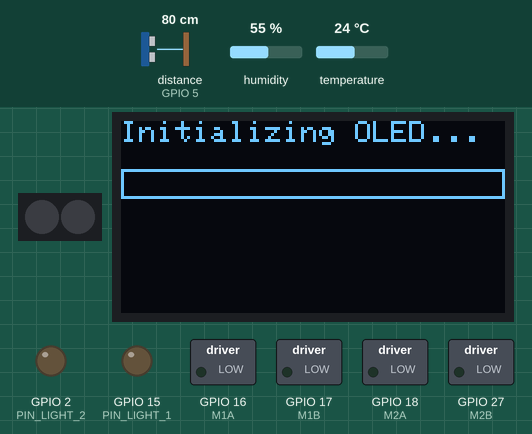
A sketch run on a simulated ESP32. Shown: 2 RGB LEDs in strip order, left to right, 128×64 one-colour display, switched loads named in the sketch (green lamp = pin HIGH), output pins drawn as LEDs (lit = HIGH). Wiring (inferred from the names in the program): ultrasonic range finder: trigger GPIO 5; echo GPIO 5. Inputs (shaded band) come from the test bench; at power-on: distance to the obstacle (sensor on GPIO 5) 80 cm, humidity 55 %, temperature 24 °C. The echo pulse lasts 58.3 µs per cm; nothing arrives over Bluetooth unless stated; a phone connects over Bluetooth LE 3 s after start.

Above: at 0.1 s.
At 0.7 s:
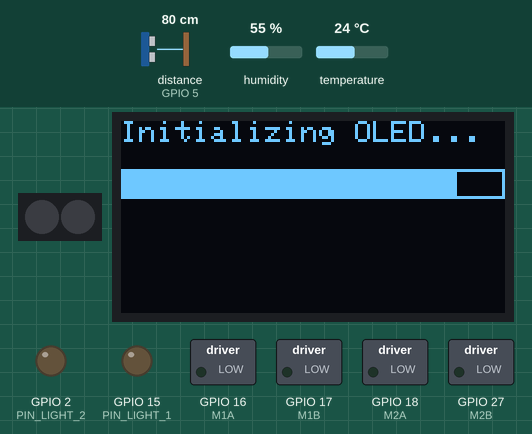
At 1.1 s:
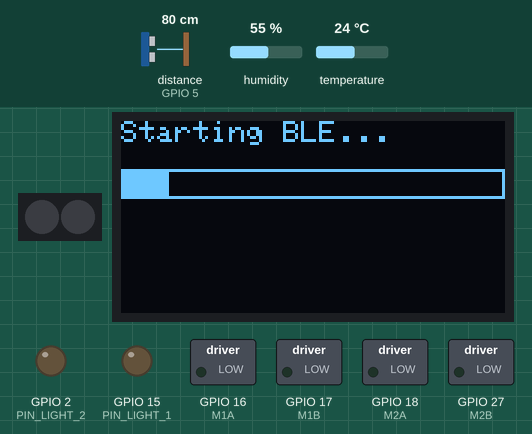
At 2.0 s:
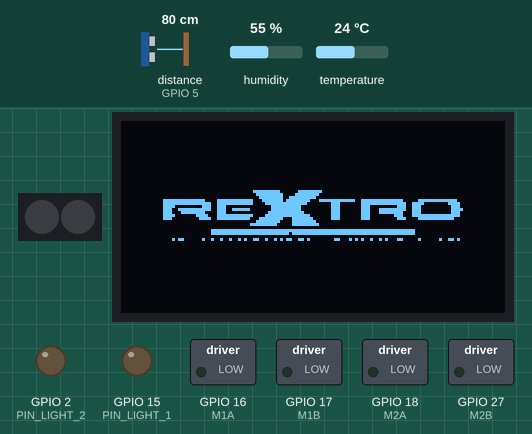
At 3.0 s:
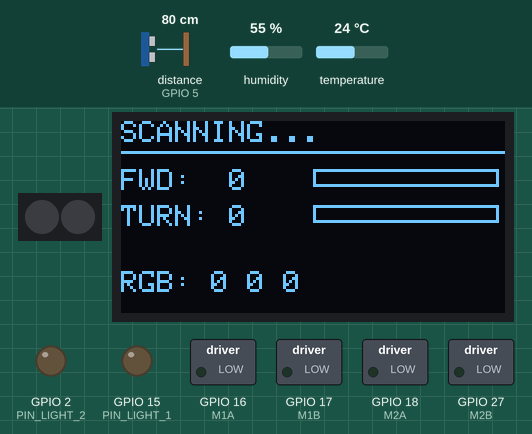
At 6.0 s:
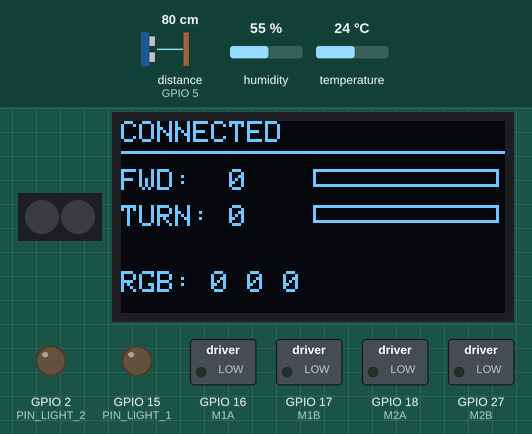

Measured:
- what the display in image 3 shows lasts 1.1 s, from 1.9 s to 3.0 s
- what the display in image 4 shows lasts 2.9 s, from 3.0 s to 5.9 s

The sketch:

ESP_code.ino
```cpp
/*
 * DPBot PRO Controller (ESP32) - Full Duplex
 * Modified: Added Boot Bars + Live Status Bars + RGB Display
 * UPDATE: Forward/Backward Logic Interchanged
 */

#include <BLEDevice.h>
#include <BLEServer.h>
#include <BLEUtils.h>
#include <BLE2902.h>
#include <Wire.h>
#include <Adafruit_GFX.h>
#include <Adafruit_SSD1306.h>
#include <Adafruit_NeoPixel.h>
#include <DHT.h>

// --- PIN CONFIGURATION ---
// Motors
const int M1A = 16; const int M1B = 17; // Left Motor
const int M2A = 18; const int M2B = 27; // Right Motor

// Components
#define PIN_RGB     14
#define PIN_DHT     26
#define PIN_US      5    // Single Pin for Ultrasonic (Trigger + Echo)

// Headlights (Dual Pins)
#define PIN_LIGHT_1 15   // Headlight A
#define PIN_LIGHT_2 2    // Headlight B

// --- OBJECTS & SETTINGS ---
#define DHTTYPE DHT11
DHT dht(PIN_DHT, DHTTYPE);

#define NUMPIXELS 2
Adafruit_NeoPixel pixels(NUMPIXELS, PIN_RGB, NEO_GRB + NEO_KHZ800);

// OLED
#define SCREEN_WIDTH 128
#define SCREEN_HEIGHT 64
#define OLED_RESET -1
Adafruit_SSD1306 oled(SCREEN_WIDTH, SCREEN_HEIGHT, &Wire, OLED_RESET);

// BLE UUIDs
#define BLE_NAME "DPBot Pro #2"
#define SERVICE_UUID        "4fafc201-1fb5-459e-8fcc-c5c9c331914b"
#define CHAR_UUID           "beb5483e-36e1-4688-b7f5-ea07361b26a8"

// Variables
BLECharacteristic *pCharacteristic;
bool deviceConnected = false;
unsigned long lastCommandTime = 0;
unsigned long lastSensorRead = 0;

// Input State
int8_t valFwd = 0;
int8_t valTurn = 0;
uint8_t valR = 0, valG = 0, valB = 0;
uint8_t valLight = 0;

// Sensor State
int currentDist = 0;
int currentTemp = 0;

// PWM Channels
const int ch_M1A = 0; const int ch_M1B = 1;
const int ch_M2A = 2; const int ch_M2B = 3;

// --- BOOT LOGO (Robot Face) ---
const unsigned char epd_bitmap_Logo [] PROGMEM = {
  	0x00, 0x00, 0x00, 0x00, 0x00, 0x00, 0x00, 0x00, 0x00, 0x00, 0x00, 0x00, 0x00, 0x00, 0x00, 0x00,
	0x00, 0x00, 0x00, 0x00, 0x00, 0x00, 0x00, 0x00, 0x00, 0x00, 0x00, 0x00, 0x00, 0x00, 0x00, 0x00,
	0x00, 0x00, 0x00, 0x00, 0x00, 0x00, 0x00, 0x00, 0x00, 0x00, 0x00, 0x00, 0x00, 0x00, 0x00, 0x00,
	0x00, 0x00, 0x00, 0x00, 0x00, 0x00, 0x00, 0x00, 0x00, 0x00, 0x00, 0x00, 0x00, 0x00, 0x00, 0x00,
	0x00, 0x00, 0x00, 0x00, 0x00, 0x00, 0x00, 0x00, 0x00, 0x00, 0x00, 0x00, 0x00, 0x00, 0x00, 0x00,
	0x00, 0x00, 0x00, 0x00, 0x00, 0x00, 0x00, 0x00, 0x00, 0x00, 0x00, 0x00, 0x00, 0x00, 0x00, 0x00,
	0x00, 0x00, 0x00, 0x00, 0x00, 0x00, 0x00, 0x00, 0x00, 0x00, 0x00, 0x00, 0x00, 0x00, 0x00, 0x00,
	0x00, 0x00, 0x00, 0x00, 0x00, 0x00, 0x00, 0x00, 0x00, 0x00, 0x00, 0x00, 0x00, 0x00, 0x00, 0x00,
	0x00, 0x00, 0x00, 0x00, 0x00, 0x00, 0x00, 0x00, 0x00, 0x00, 0x00, 0x00, 0x00, 0x00, 0x00, 0x00,
	0x00, 0x00, 0x00, 0x00, 0x00, 0x00, 0x00, 0x00, 0x00, 0x00, 0x00, 0x00, 0x00, 0x00, 0x00, 0x00,
	0x00, 0x00, 0x00, 0x00, 0x00, 0x00, 0x00, 0x00, 0x00, 0x00, 0x00, 0x00, 0x00, 0x00, 0x00, 0x00,
	0x00, 0x00, 0x00, 0x00, 0x00, 0x00, 0x00, 0x00, 0x00, 0x00, 0x00, 0x00, 0x00, 0x00, 0x00, 0x00,
	0x00, 0x00, 0x00, 0x00, 0x00, 0x00, 0x00, 0x00, 0x00, 0x00, 0x00, 0x00, 0x00, 0x00, 0x00, 0x00,
	0x00, 0x00, 0x00, 0x00, 0x00, 0x00, 0x00, 0x00, 0x00, 0x00, 0x00, 0x00, 0x00, 0x00, 0x00, 0x00,
	0x00, 0x00, 0x00, 0x00, 0x00, 0x00, 0x00, 0x00, 0x00, 0x00, 0x00, 0x00, 0x00, 0x00, 0x00, 0x00,
	0x00, 0x00, 0x00, 0x00, 0x00, 0x00, 0x00, 0x00, 0x00, 0x00, 0x00, 0x00, 0x00, 0x00, 0x00, 0x00,
	0x00, 0x00, 0x00, 0x00, 0x00, 0x00, 0x00, 0x00, 0x00, 0x00, 0x00, 0x00, 0x00, 0x00, 0x00, 0x00,
	0x00, 0x00, 0x00, 0x00, 0x00, 0x00, 0x00, 0x00, 0x00, 0x00, 0x00, 0x00, 0x00, 0x00, 0x00, 0x00,
	0x00, 0x00, 0x00, 0x00, 0x00, 0x00, 0x00, 0x00, 0x00, 0x00, 0x00, 0x00, 0x00, 0x00, 0x00, 0x00,
	0x00, 0x00, 0x00, 0x00, 0x00, 0x00, 0x00, 0x00, 0x00, 0x00, 0x00, 0x00, 0x00, 0x00, 0x00, 0x00,
	0x00, 0x00, 0x00, 0x00, 0x00, 0x00, 0x00, 0x00, 0x00, 0x00, 0x00, 0x00, 0x00, 0x00, 0x00, 0x00,
	0x00, 0x00, 0x00, 0x00, 0x00, 0x00, 0x00, 0x00, 0x00, 0x00, 0x00, 0x00, 0x00, 0x00, 0x00, 0x00,
	0x00, 0x00, 0x00, 0x00, 0x00, 0x00, 0x00, 0x00, 0x00, 0x00, 0x00, 0x00, 0x00, 0x00, 0x00, 0x00,
	0x00, 0x00, 0x00, 0x00, 0x00, 0x0f, 0xf8, 0x1f, 0xe0, 0x00, 0x00, 0x00, 0x00, 0x00, 0x00, 0x00,
	0x00, 0x00, 0x00, 0x00, 0x00, 0x07, 0xfc, 0x3f, 0xc0, 0x00, 0x00, 0x00, 0x00, 0x00, 0x00, 0x00,
	0x00, 0x00, 0x00, 0x00, 0x00, 0x03, 0xfc, 0xff, 0x80, 0x00, 0x00, 0x00, 0x00, 0x00, 0x00, 0x00,
	0x00, 0x03, 0xff, 0xf0, 0xff, 0xf1, 0xfd, 0xfe, 0x3f, 0xfc, 0xff, 0xfc, 0x1f, 0xff, 0x00, 0x00,
	0x00, 0x03, 0xff, 0xfc, 0xff, 0xf0, 0xff, 0xfc, 0x03, 0x80, 0xff, 0xfe, 0x78, 0x07, 0x80, 0x00,
	0x00, 0x03, 0xc0, 0x1c, 0xe0, 0x00, 0x3f, 0xf0, 0x03, 0x80, 0xe0, 0x0e, 0x70, 0x03, 0x80, 0x00,
	0x00, 0x03, 0x9f, 0xfc, 0xe7, 0xe0, 0x3f, 0xf0, 0x03, 0x80, 0xe3, 0xfe, 0x70, 0x03, 0xc0, 0x00,
	0x00, 0x03, 0x8f, 0xf0, 0xe0, 0x00, 0x7f, 0xf8, 0x03, 0x80, 0xe3, 0xfc, 0x70, 0x03, 0x80, 0x00,
	0x00, 0x03, 0xc0, 0x78, 0xff, 0xf0, 0xff, 0xfe, 0x03, 0x80, 0xe0, 0x1c, 0x7f, 0xff, 0x80, 0x00,
	0x00, 0x03, 0x80, 0x3c, 0xff, 0xe3, 0xfc, 0x7f, 0x03, 0x80, 0xe0, 0x0e, 0x1f, 0xfe, 0x00, 0x00,
	0x00, 0x00, 0x00, 0x00, 0x00, 0x07, 0xf8, 0x7f, 0x80, 0x00, 0x00, 0x00, 0x00, 0x00, 0x00, 0x00,
	0x00, 0x00, 0x00, 0x00, 0x00, 0x1f, 0xf0, 0x7f, 0xc0, 0x00, 0x00, 0x00, 0x00, 0x00, 0x00, 0x00,
	0x00, 0x00, 0x00, 0x00, 0x00, 0x00, 0x00, 0x00, 0x00, 0x00, 0x00, 0x00, 0x00, 0x00, 0x00, 0x00,
	0x00, 0x00, 0x00, 0x03, 0xff, 0xff, 0xff, 0xff, 0xff, 0xff, 0xff, 0xff, 0xc0, 0x00, 0x00, 0x00,
	0x00, 0x00, 0x00, 0x03, 0xff, 0xff, 0xff, 0x7f, 0xff, 0xff, 0xff, 0xff, 0xc0, 0x00, 0x00, 0x00,
	0x00, 0x00, 0x00, 0x00, 0x00, 0x00, 0x00, 0x00, 0x00, 0x00, 0x00, 0x00, 0x00, 0x00, 0x00, 0x00,
	0x00, 0x00, 0x58, 0x12, 0x49, 0x4c, 0x95, 0x9a, 0x01, 0x8a, 0x92, 0x8c, 0x10, 0x26, 0x80, 0x00,
	0x00, 0x00, 0x00, 0x00, 0x00, 0x00, 0x00, 0x00, 0x00, 0x00, 0x00, 0x00, 0x00, 0x00, 0x00, 0x00,
	0x00, 0x00, 0x00, 0x00, 0x00, 0x00, 0x00, 0x00, 0x00, 0x00, 0x00, 0x00, 0x00, 0x00, 0x00, 0x00,
	0x00, 0x00, 0x00, 0x00, 0x00, 0x00, 0x00, 0x00, 0x00, 0x00, 0x00, 0x00, 0x00, 0x00, 0x00, 0x00,
	0x00, 0x00, 0x00, 0x00, 0x00, 0x00, 0x00, 0x00, 0x00, 0x00, 0x00, 0x00, 0x00, 0x00, 0x00, 0x00,
	0x00, 0x00, 0x00, 0x00, 0x00, 0x00, 0x00, 0x00, 0x00, 0x00, 0x00, 0x00, 0x00, 0x00, 0x00, 0x00,
	0x00, 0x00, 0x00, 0x00, 0x00, 0x00, 0x00, 0x00, 0x00, 0x00, 0x00, 0x00, 0x00, 0x00, 0x00, 0x00,
	0x00, 0x00, 0x00, 0x00, 0x00, 0x00, 0x00, 0x00, 0x00, 0x00, 0x00, 0x00, 0x00, 0x00, 0x00, 0x00,
	0x00, 0x00, 0x00, 0x00, 0x00, 0x00, 0x00, 0x00, 0x00, 0x00, 0x00, 0x00, 0x00, 0x00, 0x00, 0x00,
	0x00, 0x00, 0x00, 0x00, 0x00, 0x00, 0x00, 0x00, 0x00, 0x00, 0x00, 0x00, 0x00, 0x00, 0x00, 0x00,
	0x00, 0x00, 0x00, 0x00, 0x00, 0x00, 0x00, 0x00, 0x00, 0x00, 0x00, 0x00, 0x00, 0x00, 0x00, 0x00,
	0x00, 0x00, 0x00, 0x00, 0x00, 0x00, 0x00, 0x00, 0x00, 0x00, 0x00, 0x00, 0x00, 0x00, 0x00, 0x00,
	0x00, 0x00, 0x00, 0x00, 0x00, 0x00, 0x00, 0x00, 0x00, 0x00, 0x00, 0x00, 0x00, 0x00, 0x00, 0x00,
	0x00, 0x00, 0x00, 0x00, 0x00, 0x00, 0x00, 0x00, 0x00, 0x00, 0x00, 0x00, 0x00, 0x00, 0x00, 0x00,
	0x00, 0x00, 0x00, 0x00, 0x00, 0x00, 0x00, 0x00, 0x00, 0x00, 0x00, 0x00, 0x00, 0x00, 0x00, 0x00,
	0x00, 0x00, 0x00, 0x00, 0x00, 0x00, 0x00, 0x00, 0x00, 0x00, 0x00, 0x00, 0x00, 0x00, 0x00, 0x00,
	0x00, 0x00, 0x00, 0x00, 0x00, 0x00, 0x00, 0x00, 0x00, 0x00, 0x00, 0x00, 0x00, 0x00, 0x00, 0x00,
	0x00, 0x00, 0x00, 0x00, 0x00, 0x00, 0x00, 0x00, 0x00, 0x00, 0x00, 0x00, 0x00, 0x00, 0x00, 0x00,
	0x00, 0x00, 0x00, 0x00, 0x00, 0x00, 0x00, 0x00, 0x00, 0x00, 0x00, 0x00, 0x00, 0x00, 0x00, 0x00,
	0x00, 0x00, 0x00, 0x00, 0x00, 0x00, 0x00, 0x00, 0x00, 0x00, 0x00, 0x00, 0x00, 0x00, 0x00, 0x00,
	0x00, 0x00, 0x00, 0x00, 0x00, 0x00, 0x00, 0x00, 0x00, 0x00, 0x00, 0x00, 0x00, 0x00, 0x00, 0x00,
	0x00, 0x00, 0x00, 0x00, 0x00, 0x00, 0x00, 0x00, 0x00, 0x00, 0x00, 0x00, 0x00, 0x00, 0x00, 0x00,
	0x00, 0x00, 0x00, 0x00, 0x00, 0x00, 0x00, 0x00, 0x00, 0x00, 0x00, 0x00, 0x00, 0x00, 0x00, 0x00,
	0x00, 0x00, 0x00, 0x00, 0x00, 0x00, 0x00, 0x00, 0x00, 0x00, 0x00, 0x00, 0x00, 0x00, 0x00, 0x00,
	0x00, 0x00, 0x00, 0x00, 0x00, 0x00, 0x00, 0x00, 0x00, 0x00, 0x00, 0x00, 0x00, 0x00, 0x00, 0x00
};

// --- MOTOR LOGIC ---
void updateMotors(int8_t fwd, int8_t turn) {
  // --- INVERT FORWARD/BACKWARD LOGIC ---
  fwd = -fwd;
  // -------------------------------------

  const bool invertLeft = true;
  const bool invertRight = false;

  int left = fwd + turn;
  int right = fwd - turn;

  if (invertLeft) left = -left;
  if (invertRight) right = -right;

  left = constrain(left, -100, 100);
  right = constrain(right, -100, 100);

  int pwmLeft = map(abs(left), 0, 100, 0, 255);
  int pwmRight = map(abs(right), 0, 100, 0, 255);

  if (pwmLeft < 50 && pwmLeft > 0) pwmLeft = 50;
  if (pwmRight < 50 && pwmRight > 0) pwmRight = 50;

  if (left > 0) { ledcWrite(ch_M1A, pwmLeft); ledcWrite(ch_M1B, 0); }
  else if (left < 0) { ledcWrite(ch_M1A, 0); ledcWrite(ch_M1B, pwmLeft); }
  else { ledcWrite(ch_M1A, 0); ledcWrite(ch_M1B, 0); }

  if (right > 0) { ledcWrite(ch_M2A, pwmRight); ledcWrite(ch_M2B, 0); }
  else if (right < 0) { ledcWrite(ch_M2A, 0); ledcWrite(ch_M2B, pwmRight); }
  else { ledcWrite(ch_M2A, 0); ledcWrite(ch_M2B, 0); }
}

void stopMotors() {
  ledcWrite(ch_M1A, 0); ledcWrite(ch_M1B, 0);
  ledcWrite(ch_M2A, 0); ledcWrite(ch_M2B, 0);
  valFwd = 0; valTurn = 0;
}

// --- SENSOR LOGIC (SINGLE PIN MODE) ---
long readDistance() {
  pinMode(PIN_US, OUTPUT);
  digitalWrite(PIN_US, LOW);
  delayMicroseconds(2);
  digitalWrite(PIN_US, HIGH);
  delayMicroseconds(10);
  digitalWrite(PIN_US, LOW);

  pinMode(PIN_US, INPUT);
  long duration = pulseIn(PIN_US, HIGH, 30000);
  if (duration == 0) return 0; // Timeout
  return duration * 0.034 / 2;
}

// --- DISPLAY LOGIC (BARS + STATUS) ---
void showStartup() {
    oled.clearDisplay();
    oled.setTextSize(1);
    oled.setTextColor(WHITE);

    // --- Bar 1: OLED Initialization ---
    oled.setCursor(0,0); oled.println("Initializing OLED...");
    for (int i=0; i<=128; i+=8) {
        oled.drawRect(0, 16, 128, 10, WHITE);
        oled.fillRect(0, 16, i, 10, WHITE);
        oled.display();
        delay(20);
    }
    delay(100);

    // --- Bar 2: BLE Initialization ---
    oled.clearDisplay();
    oled.setCursor(0,0); oled.println("Starting BLE...");
    for (int i=0; i<=128; i+=8) {
        oled.drawRect(0, 16, 128, 10, WHITE);
        oled.fillRect(0, 16, i, 10, WHITE);
        oled.display();
        delay(20);
    }
    delay(200);

    // --- Robot Face Logo ---
    oled.clearDisplay();
    oled.drawBitmap(0, 0, epd_bitmap_Logo, 128, 64, WHITE);
    oled.display();
    delay(1000); // Show logo for 1 sec
    oled.clearDisplay();
}

void drawStatus() {
    oled.clearDisplay();

    // Status Text
    oled.setTextSize(1);
    oled.setTextColor(WHITE);
    oled.setCursor(0,0);
    oled.println(deviceConnected ? "CONNECTED" : "SCANNING...");
    oled.drawLine(0, 10, 128, 10, WHITE);

    // Numeric Values
    oled.setCursor(0,16); oled.printf("FWD:  %d", valFwd);
    oled.setCursor(0,28); oled.printf("TURN: %d", valTurn);

    // Calculate Bar Widths (0-100 mapped to 0-60px)
    int fwdBar = map(abs(valFwd), 0, 100, 0, 60);
    int turnBar = map(abs(valTurn), 0, 100, 0, 60);

    // Draw FWD Bar (Right Side)
    oled.drawRect(64, 16, 62, 6, WHITE);
    oled.fillRect(66, 18, fwdBar, 2, WHITE);

    // Draw TURN Bar (Right Side)
    oled.drawRect(64, 28, 62, 6, WHITE);
    oled.fillRect(66, 30, turnBar, 2, WHITE);

    // RGB Status (Bottom)
    oled.setCursor(0,50);
    oled.printf("RGB: %d %d %d", valR, valG, valB);

    oled.display();
}

// --- BLE CALLBACKS ---
class ServerCallbacks: public BLEServerCallbacks {
    void onConnect(BLEServer* pServer) { deviceConnected = true; }
    void onDisconnect(BLEServer* pServer) {
      deviceConnected = false;
      stopMotors();
      BLEDevice::startAdvertising();
    }
};

class CharacteristicCallbacks: public BLECharacteristicCallbacks {
    void onWrite(BLECharacteristic *pCharacteristic) {
      std::string value = pCharacteristic->getValue();

      // NEW PROTOCOL: 7 Bytes
      if (value.length() == 7) {
        if ((uint8_t)value[0] == 0xFF) {
          lastCommandTime = millis();

          // 1. Motor Data
          valFwd = (int8_t)value[1];
          valTurn = (int8_t)value[2];
          updateMotors(valFwd, valTurn);

          // 2. RGB LED Data
          valR = (uint8_t)value[3];
          valG = (uint8_t)value[4];
          valB = (uint8_t)value[5];
          for(int i=0; i<NUMPIXELS; i++) {
            pixels.setPixelColor(i, pixels.Color(valR, valG, valB));
          }
          pixels.show();

          // 3. Headlight Data (Pins 15 & 2)
          valLight = (uint8_t)value[6];
          int pinState = valLight ? HIGH : LOW;
          digitalWrite(PIN_LIGHT_1, pinState);
          digitalWrite(PIN_LIGHT_2, pinState);
        }
      }
    }
};

// --- SETUP ---
void setup() {
  Serial.begin(115200);

  // Initialize Light Pins
  pinMode(PIN_LIGHT_1, OUTPUT);
  pinMode(PIN_LIGHT_2, OUTPUT);

  // Initialize Components
  dht.begin();
  pixels.begin();
  pixels.setBrightness(255);
  pixels.show(); // Off

  // Initialize Motors
  ledcSetup(ch_M1A, 2000, 8); ledcSetup(ch_M1B, 2000, 8);
  ledcSetup(ch_M2A, 2000, 8); ledcSetup(ch_M2B, 2000, 8);
  ledcAttachPin(M1A, ch_M1A); ledcAttachPin(M1B, ch_M1B);
  ledcAttachPin(M2A, ch_M2A); ledcAttachPin(M2B, ch_M2B);

  // Initialize OLED
  Wire.begin();
  if(!oled.begin(SSD1306_SWITCHCAPVCC, 0x3C)) {
      Serial.println("SSD1306 allocation failed");
      for(;;);
  }

  // --- SHOW BOOT BARS & LOGO ---
  showStartup();

  // Initialize BLE
  BLEDevice::init(BLE_NAME);
  BLEServer *pServer = BLEDevice::createServer();
  pServer->setCallbacks(new ServerCallbacks());
  BLEService *pService = pServer->createService(SERVICE_UUID);
  pCharacteristic = pService->createCharacteristic(
                                   CHAR_UUID,
                                   BLECharacteristic::PROPERTY_READ |
                                   BLECharacteristic::PROPERTY_WRITE |
                                   BLECharacteristic::PROPERTY_WRITE_NR |
                                   BLECharacteristic::PROPERTY_NOTIFY
                                 );
  pCharacteristic->setCallbacks(new CharacteristicCallbacks());
  pCharacteristic->addDescriptor(new BLE2902());
  pService->start();

  BLEAdvertising *pAdvertising = BLEDevice::getAdvertising();
  pAdvertising->addServiceUUID(SERVICE_UUID);
  pAdvertising->setScanResponse(true);
  pAdvertising->setMinPreferred(0x06);
  BLEDevice::startAdvertising();
}

// --- LOOP ---
void loop() {
  // Safety Timeout
  if (deviceConnected && (millis() - lastCommandTime > 500)) {
    if (valFwd != 0 || valTurn != 0) stopMotors();
  }

  // Sensor Read & Notify Loop (Every 200ms)
  if (millis() - lastSensorRead > 200) {
    if (deviceConnected) {
      // 1. Read Sensors (Once per loop to allow Single Pin switch time)
      currentDist = (int)readDistance();
      currentTemp = (int)dht.readTemperature();
      if (isnan(currentTemp)) currentTemp = 0;

      // 2. Prepare Packet [Dist, Temp]
      uint8_t sensorData[2];
      sensorData[0] = (uint8_t) constrain(currentDist, 0, 255);
      sensorData[1] = (uint8_t) constrain(currentTemp, 0, 255);

      // 3. Notify Phone
      pCharacteristic->setValue(sensorData, 2);
      pCharacteristic->notify();
    } else {
      // Read sensors even if not connected (optional, if you want local logic later)
      currentDist = (int)readDistance();
      currentTemp = (int)dht.readTemperature();
    }
    lastSensorRead = millis();
  }

  // --- OLED Display Update (Every 50ms) ---
  static unsigned long lastDraw = 0;
  if(millis() - lastDraw > 50) {
      drawStatus();
      lastDraw = millis();
  }
}
```
